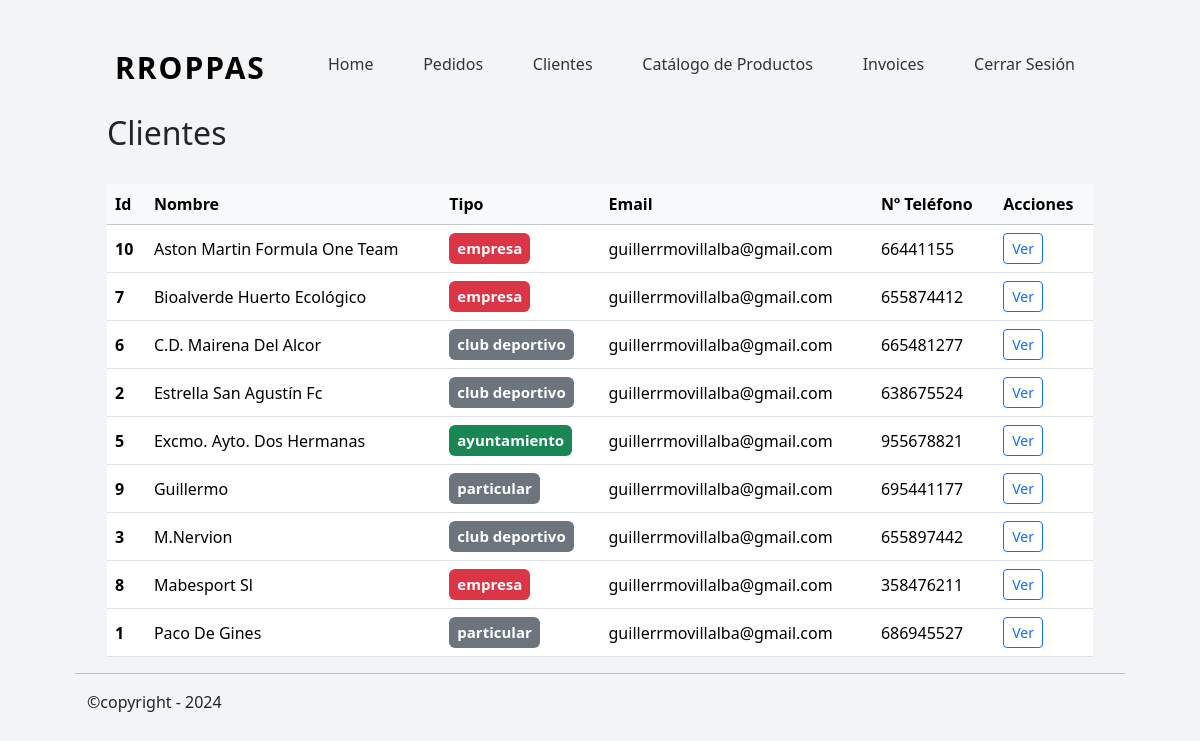
The app's page /clients/list/ (signed in) with its own data.
### clients/models.py (models this page shows, shortened)
class Client(models.Model):
    TIPOS_CLIENTE = [
        ("club deportivo", "Club deportivo"),
        ("colegio", "Colegio"),
        ("ayuntamiento", "Ayuntamiento"),
        ("universidad", "Universidad"),
        ("empresa", "Empresa"),
        ("particular", "Particular"),
    ]
    name = models.CharField(
        verbose_name='Nombre',
        max_length=255,
    )
    tipo = models.CharField(
        verbose_name='Tipo de Cliente',
        choices=TIPOS_CLIENTE
    )
    cif_nif = models.CharField(
        verbose_name='CIF/NIF',
        max_length=20,
        blank=True,
        null=True,
    )
    t_number = models.CharField(
        verbose_name='Nº teléfono',
        max_length=30,
        null=True,
        blank=True
    )
    email= models.EmailField(
        blank=True,
    )
    direccion=models.TextField(
        verbose_name='Direccion',
        max_length=100,
        blank=True,
        null=True,
    )
    other=models.TextField(
        verbose_name='Otra información',
        blank=True,
        null=True,
    )
    created_at=models.DateTimeField(
        verbose_name='Fecha de Creación',
        default=timezone.now,
        )

### clients/views/clients_view.py (the view)
# urls.py: path('list/', ClientListView.as_view(), name='clients_list'),
@method_decorator(login_required, name='dispatch')
class ClientListView(ListView):
    model= Client
    context_object_name = 'clients'
    template_name = 'general/client_list.html'
    ordering = ["name"]

### mini_erp/templates/general/client_list.html (shortened to what this page needs)
{% extends "general/layout.html" %}
{% block contenido %}
    <div class="container my_4">
        <div class="d-flex justify-content-between align-items-center mb-4">
            <h2>Clientes</h2>
        </div
        <div class="card shadow-sm">
            <div class="card-body p-0">
                <table class="table table-hover mb-0 align-middle">
                    <thead class="table-light">
                        <tr>
                            <th>Id</th>
                            <th>Nombre</th>
                            <th>Tipo</th>
                            <th>Email</th>
                            <th>Nº Teléfono</th>
                            <th>Acciones</th>
                        </tr>
                    </thead>
                    <tbody>
                        {% for client in clients %}
                            <tr>
                                <td class="fw-bold">
                                    {{ client.id }}
                                </td>
                                <td>
                                    {{ client.name }}
                                </td>
                                <td>
                                    <span class="badge
                                        {% if client.tipo == 'club deportivo' %} bg-secondary
                                        {% elif client.tipo == 'colegio' %} bg-primary
                                        {% elif client.tipo == 'ayuntamiento' %} bg-success
                                        {% elif client.tipo == 'universidad' %} bg-danger
                                        {% elif client.tipo == 'empresa' %} bg-danger
                                        {% elif client.tipo == 'particular' %} bg-secondary
                                        {% endif %}
                                    ">
                                        {{ client.tipo }}
                                    </span>
                                </td>
                                <td>
                                    {{ client.email }}
                                </td>
                                <td>
                                    {{ client.t_number }}
                                </td>
                                <td>
                                    <a href="{% url 'clients:clients_detail' client.pk %}"
                                        class="btn btn-sm btn-outline-primary">
                                        Ver
                                    </a>
                                </td>
                            </tr>
                        {% empty %}
                            <tr>
                                <td colspan="7" class="text-center text-muted py-4">
                                    No hay clientes registrados
                                </td>
                            </tr>
                        {% endfor %}
                    </tbody>
                </table>
            </div>
        </div>
{% endblock %}

### mini_erp/static/orders/css/orders.css (style rules this page uses)
* { box-sizing: border-box; }
body { padding: 30px; margin:auto 45px }
body { background-color: #f3f4f6; }
.badge { padding: 8px; font-size: 15px; }

### records on screen
Client: id "10", name "Aston Martin Formula One Team", tipo "empresa", email "guillerrmovillalba@gmail.com", t_number "66441155"
Client: id "7", name "Bioalverde Huerto Ecológico", tipo "empresa", email "guillerrmovillalba@gmail.com", t_number "655874412"
Client: id "6", name "C.D. Mairena Del Alcor", tipo "club deportivo", email "guillerrmovillalba@gmail.com", t_number "665481277"
Client: id "2", name "Estrella San Agustín Fc", tipo "club deportivo", email "guillerrmovillalba@gmail.com", t_number "638675524"
Client: id "5", name "Excmo. Ayto. Dos Hermanas", tipo "ayuntamiento", email "guillerrmovillalba@gmail.com", t_number "955678821"
Client: id "9", name "Guillermo", tipo "particular", email "guillerrmovillalba@gmail.com", t_number "695441177"
Client: id "3", name "M.Nervion", tipo "club deportivo", email "guillerrmovillalba@gmail.com", t_number "655897442"
Client: id "8", name "Mabesport Sl", tipo "empresa", email "guillerrmovillalba@gmail.com", t_number "358476211"
Client: id "1", name "Paco De Gines", tipo "particular", email "guillerrmovillalba@gmail.com", t_number "686945527"
